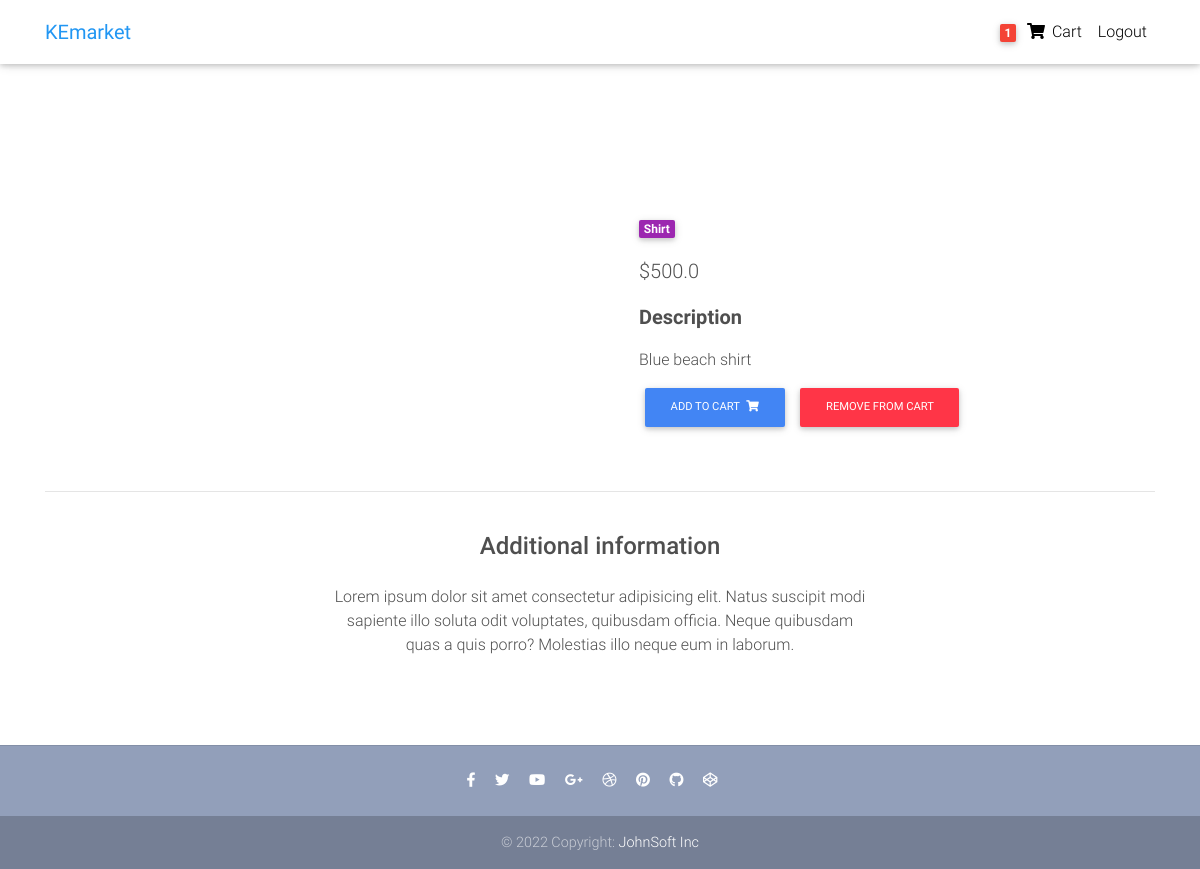
/product/shati-2/ (signed in), run on the app's committed database.
### core/models.py (models this page shows, shortened)
class Order(models.Model):
    user = models.ForeignKey(
        settings.AUTH_USER_MODEL, on_delete=models.CASCADE)
    items = models.ManyToManyField(OrderItem)
    start_date = models.DateTimeField(auto_now_add=True)
    ordered_date = models.DateTimeField()
    ordered = models.BooleanField(default=False)
    billing_address = models.ForeignKey(
        'BillingAddress', on_delete=models.SET_NULL, blank=True, null=True)
    payment = models.ForeignKey(
        'Payment', on_delete=models.SET_NULL, blank=True, null=True)

class Item(models.Model):
    title = models.CharField(max_length=100)
    price = models.FloatField()
    discount_price = models.FloatField(blank=True, null=True)
    category = models.CharField(choices=CATEGORY_CHOICES, max_length=2)
    label = models.CharField(choices=LABEL_CHOICES, max_length=2)
    slug = models.SlugField()
    description = models.TextField()
    def get_add_to_cart_url(self):
        return reverse("core:add-to-cart", kwargs={
            'slug': self.slug
        })
    def get_remove_from_cart_url(self):
        return reverse("core:remove-from-cart", kwargs={
            'slug': self.slug
        })

### core/views.py (the view)
# urls.py: path('product/<slug>/', ProductDetailView.as_view(), name='product'),
class ProductDetailView(DetailView):
    model = Item
    template_name = "product-page.html"

### core/templatetags/cart_template_tags.py (called while the page is built)
@register.filter
def cart_item_count(user):
    if user.is_authenticated:
        order_qs = Order.objects.filter(user=user, ordered=False)
        if order_qs.exists():
            return order_qs[0].items.count()
    return 0

### templates/product-page.html (shortened to what this page needs)
{% extends 'base.html' %}
{% block content %}
  <main class="mt-5 pt-4">
    <div class="container dark-grey-text mt-5">
      <div class="row wow fadeIn">
        <div class="col-md-6 mb-4">
        </div>
        <div class="col-md-6 mb-4">
          <div class="p-4">
            <div class="mb-3">
              <a href="">
                <span class="badge purple mr-1">{{ object.get_category_display }}</span>
              </a>
            </div>
            <p class="lead">
              {% if object.discount_price %}
              <span class="mr-1">
                <del>{{ object.price }}</del>
              </span>
              <span>${{ object.discount_price }}</span>
              {% else %}
              <span>${{ object.price }}</span>
              {% endif %}
            </p>
            <p class="lead font-weight-bold">Description</p>
            <p>{{ object.description }}</p>
            <a href="{{ object.get_add_to_cart_url }}" class="btn btn-primary btn-md my-0 p">Add to cart
              <i class="fas fa-shopping-cart ml-1"></i>
            </a>
            <a href="{{ object.get_remove_from_cart_url }}" class="btn btn-danger btn-md my-0 p">Remove from cart
            </a>
          </div>
        </div>
      </div>
      <hr>
      <div class="row d-flex justify-content-center wow fadeIn">
        <div class="col-md-6 text-center">
          <h4 class="my-4 h4">Additional information</h4>
          <p>Lorem ipsum dolor sit amet consectetur adipisicing elit. Natus suscipit modi sapiente illo soluta odit
            voluptates,
            quibusdam officia. Neque quibusdam quas a quis porro? Molestias illo neque eum in laborum.</p>
        </div>
      </div>
      <div class="row wow fadeIn">
        <div class="col-lg-4 col-md-12 mb-4">
        </div>
        <div class="col-lg-4 col-md-6 mb-4">
        </div>
        <div class="col-lg-4 col-md-6 mb-4">
        </div>
      </div>
    </div>
  </main>
{% endblock content %}

### templates/navbar.html (shortened to what this page needs)
{% load cart_template_tags %}
<nav class="navbar fixed-top navbar-expand-lg navbar-light white scrolling-navbar">
    <div class="container">
      <a class="navbar-brand waves-effect" href="/">
        <strong class="blue-text">KEmarket</strong>
      </a>
      <div class="collapse navbar-collapse" id="navbarSupportedContent">
        <ul class="navbar-nav nav-flex-icons">
          {% if request.user.is_authenticated %}
          <li class="nav-item">
            <a href="{% url 'core:order-summary' %}" class="nav-link waves-effect">
              <span class="badge red z-depth-1 mr-1"> {{ request.user| cart_item_count }} </span>
              <i class="fas fa-shopping-cart"></i>
              <span class="clearfix d-none d-sm-inline-block"> Cart </span>
            </a>
          </li>
          <li class="nav-item">
            <a class="nav-link waves-effect" href="{% url 'account_logout' %}">
              <span class="clearfix d-none d-sm-inline-block"> Logout </span>
            </a>
          </li>
          {% endif %}
        </ul>
      </div>
    </div>
  </nav>

### templates/base.html (style rules this page uses)
html, body, header, .carousel { height: 60vh; }

### data on the page
Item: category "Shirt", price "500.0", description "Blue beach shirt"

### other printed values
{{ request.user| cart_item_count }} "1"
